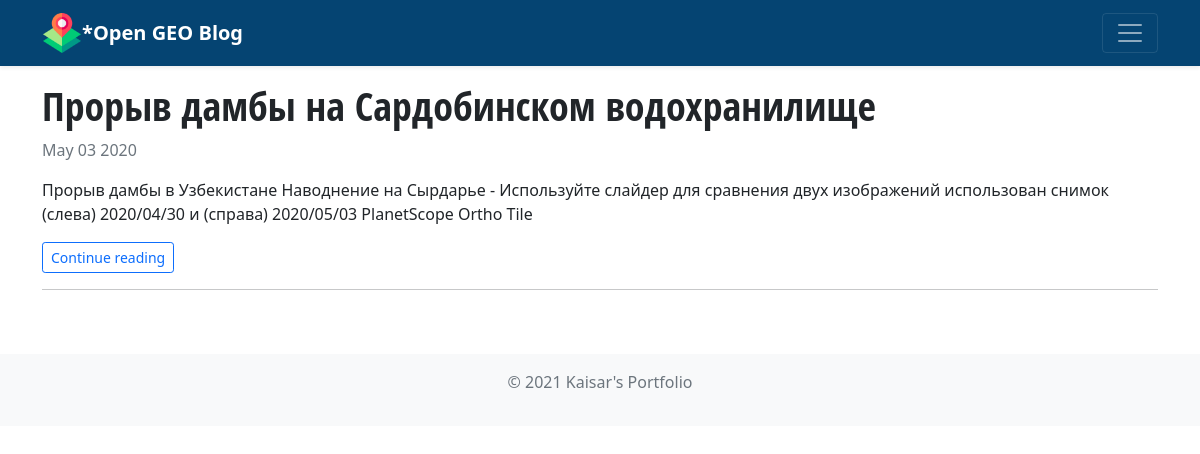
Screenshot of /blog/ with the database file from the repository.
### blog/models.py (models this page shows, shortened)
class Blog(models.Model):
    title = models.CharField(max_length=200)
    description = models.TextField()
    date = models.DateField()
    def get_readtime(self):
        result = readtime.of_text(self.description)
        return result.text

### blog/views.py (the view)
# urls.py: path('', views.all_blogs, name='all_blogs'),
def all_blogs(request):
    blogs = Blog.objects.order_by('-date')
    return render(request, 'blog/all_blogs.html', {'blogs': blogs})

### blog/templates/blog/all_blogs.html (shortened to what this page needs)
{% extends 'portfolio/base.html' %}
{% load static %}
{% block content %}
<main class="container">
  <article class="blog-post">
    {% for blog in blogs %}
    <h2 class="blog-post-title mt-3">{{ blog.title }}</h2>
    <p class="text-muted">{{ blog.date|date:'M d Y' }}</p>
    <p>{{ blog.description|striptags|truncatechars:350 }}</p>
    <div class="d-flex justify-content-between align-items-center">
      <div class="btn-group">
        <a href="{% url 'blog:detail' blog.id %}" class="btn btn-sm btn-outline-primary" role="button">Continue
          reading</a>
      </div>
    </div>
    <hr>
    {% endfor %}
  </article>
</main>
{% endblock %}

### portfolio/static/portfolio/custom.css (style rules this page uses)
h1, h2, h3, h4, h5, h6 { font-family: 'Barlow Condensed', sans-serif; font-family: 'Open Sans Condensed', sans-serif; }
.blog-post { margin-bottom: 4rem; }
.blog-post-title { font-size: 2.5rem; }

### rows the page displays
Blog: title "Прорыв дамбы на Сардобинском водохранилище", date "May 03 2020", description "Прорыв дамбы в Узбекистане Наводнение на Сырдарье - Используйте слайдер для сравнения двух изображений использован снимок (слева) 2020/04/30 и (справа) 2020/05/03 PlanetScope Ortho Tile"
